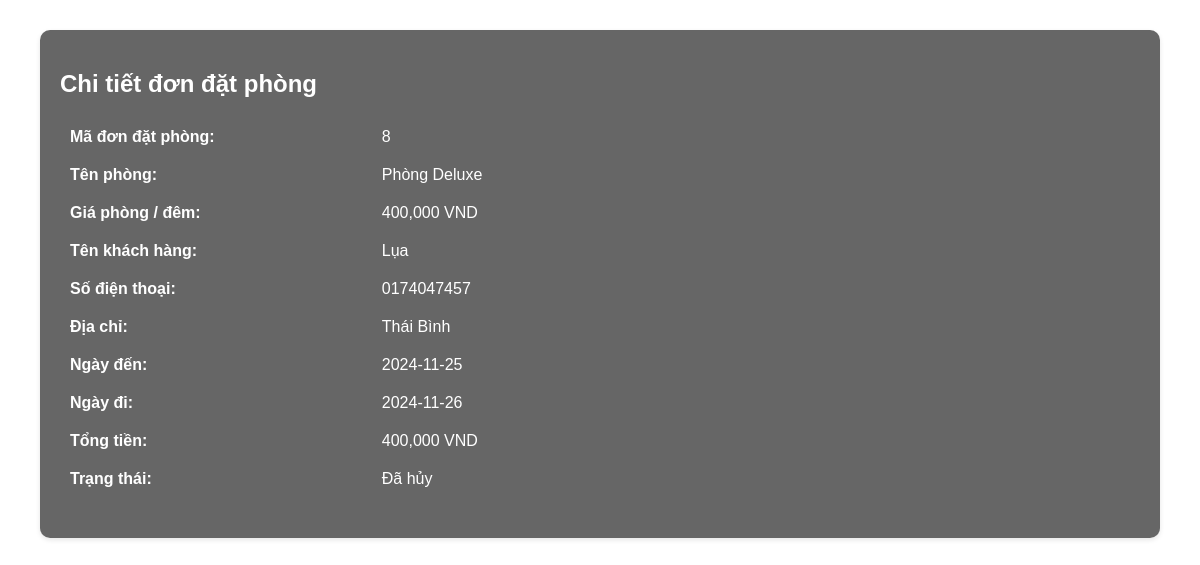
Page /track_booking.php?id=8 (signed in) on the committed database.
### tables this page shows
CREATE TABLE `bookings` (
  `MaDDP` int(11) NOT NULL,
  `id` char(10) NOT NULL,
  `MaKH` int(11) NOT NULL,
  `NgayDen` date NOT NULL,
  `NgayDi` date NOT NULL,
  `TongTien` decimal(10,0) NOT NULL,
  `MaTTDDP` int(11) NOT NULL
);

CREATE TABLE `rooms` (
  `id` char(10) NOT NULL,
  `name` varchar(255) DEFAULT NULL,
  `price` decimal(10,0) DEFAULT NULL,
  `area` varchar(50) DEFAULT NULL,
  `capacity` int(11) DEFAULT NULL,
  `bed_type` varchar(50) DEFAULT NULL,
  `services` varchar(100) DEFAULT NULL,
  `description` text DEFAULT NULL,
  `image` varchar(255) DEFAULT NULL,
  `type` enum('single','double','suite') NOT NULL,
  `MaTTP` int(11) NOT NULL
);

CREATE TABLE `customers` (
  `MaKH` int(11) NOT NULL,
  `TenKH` varchar(100) NOT NULL,
  `SĐT` text NOT NULL,
  `DiaChi` varchar(100) NOT NULL,
  `CCCD` text NOT NULL,
  `username` varchar(50) NOT NULL,
  `password` text NOT NULL,
  `image` text NOT NULL
);

CREATE TABLE `statusddp` (
  `MaTTDDP` int(11) NOT NULL,
  `TentrangthaiDDP` varchar(100) NOT NULL
);

### track_booking.php (the view, shortened to what this page needs)
<?php
$conn = new mysqli("localhost", "root", "", "qlhotel");
if (isset($_GET['id'])) {
    $booking_id = $_GET['id'];
    $sql = "SELECT b.*, r.name AS room_name, r.price AS room_price, c.TenKH AS customer_name, c.SĐT AS customer_phone, c.DiaChi AS customer_address, s.TentrangthaiDDP AS status_name
            FROM bookings b
            INNER JOIN rooms r ON b.id = r.id
            INNER JOIN customers c ON b.MaKH = c.MaKH
            INNER JOIN statusddp s ON b.MaTTDDP = s.MaTTDDP
            WHERE b.MaDDP = ?";
    $stmt = $conn->prepare($sql);
    $stmt->bind_param("i", $booking_id);
    $stmt->execute();
    $result = $stmt->get_result();
    if ($result->num_rows > 0) {
        $booking_details = $result->fetch_assoc();
    } else {
        echo "Không tìm thấy thông tin đơn đặt phòng.";
        exit();
    }
    } else {
    echo "Không có MaDDP.";
    exit();
}
?>
<html>
<head>
</head>
<body>
<div class="container">
        <h2>Chi tiết đơn đặt phòng</h2>
        <table>
            <tbody>
            <tr>
                <th>Mã đơn đặt phòng:</th>
                <td><?php echo htmlspecialchars($booking_details['MaDDP']); ?></td>
            </tr>
            <tr>
                <th>Tên phòng:</th>
                <td><?php echo htmlspecialchars($booking_details['room_name']); ?></td>
            </tr>
            <tr>
                <th>Giá phòng / đêm:</th>
                <td><?php echo number_format($booking_details['room_price']); ?> VND</td>
            </tr>
            <tr>
                <th>Tên khách hàng:</th>
                <td><?php echo htmlspecialchars($booking_details['customer_name']); ?></td>
            </tr>
            <tr>
                <th>Số điện thoại:</th>
                <td><?php echo htmlspecialchars($booking_details['customer_phone']); ?></td>
            </tr>
            <tr>
                <th>Địa chỉ:</th>
                <td><?php echo htmlspecialchars($booking_details['customer_address']); ?></td>
            </tr>
            <tr>
                <th>Ngày đến:</th>
                <td><?php echo htmlspecialchars($booking_details['NgayDen']); ?></td>
            </tr>
            <tr>
                <th>Ngày đi:</th>
                <td><?php echo htmlspecialchars($booking_details['NgayDi']); ?></td>
            </tr>
            <tr>
                <th>Tổng tiền:</th>
                <td><?php echo number_format($booking_details['TongTien']); ?> VND</td>
            </tr>
            <tr>
                <th>Trạng thái:</th>
                <td><?php echo htmlspecialchars($booking_details['status_name']); ?></td>
            </tr>
            </tbody>
        </table>
</div>
</body>
</html>

### track_booking.php (style rules this page uses)
body { font-family: Arial, Helvetica, sans-serif , sans-serif; margin: 0; background-image: url('https://static.vecteezy.com/system/resources/previews/006/849/253/original/abstract-background-with-soft-gradient-color-and-dynamic-shadow-on-background-background-for-wallpaper-eps-10-free-vector.jpg'); background-size: cover; color: #fff; background-attachment: fixed; }
.container { width: 90%; max-width: 1200px; margin: 30px auto; background-color: #fff; padding: 20px; box-shadow: 0 2px 5px rgba(0, 0, 0, 0.1); background-color: rgba(0, 0, 0, 0.6); backdrop-filter: blur(5px); border-radius: 10px; }
h2, h3 { text-align: left; color: #fff; }
table { width: 50%; border-collapse: collapse; margin-bottom: 20px; }
th, td { padding: 10px; border: 0px solid #ddd; text-align: left; }

### rows in the picture
bookings: MaDDP "8", id.name "Phòng Deluxe", id.price "400,000", customers.TenKH "Lụa", customers.SĐT "0174047457", customers.DiaChi "Thái Bình", NgayDen "2024-11-25", NgayDi "2024-11-26", TongTien "400,000", MaTTDDP.TentrangthaiDDP "Đã hủy"
